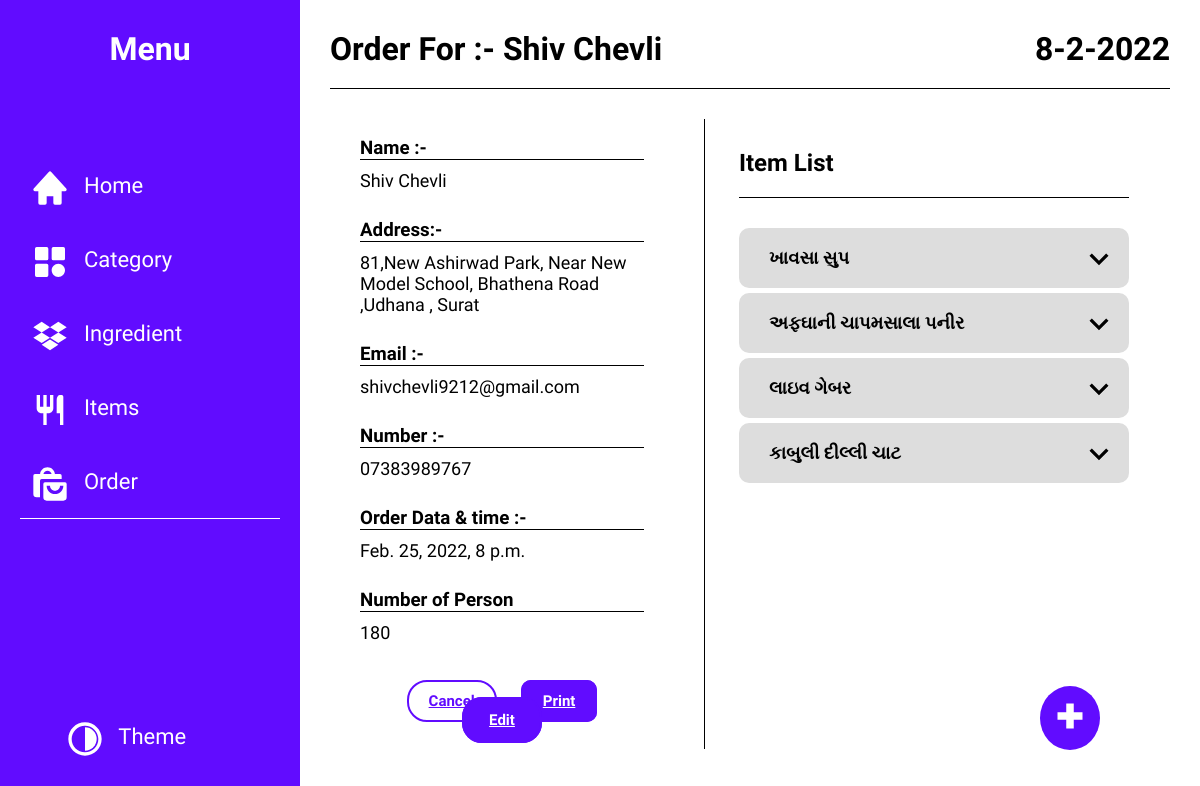
Page /orderInventory/OrderDetail/4/ on the committed database.
### orderInventory/models.py (models this page shows, shortened)
class OrderIndividual(models.Model):
    name = models.CharField(max_length=64,
                            null=True, blank=True,
                            verbose_name="Name of Function For Which this order is Placed")
    mobileNumber = models.CharField(max_length=15,validators=[checkMobileNumber])
    address = models.CharField(max_length=256,blank=True,null=True)
    numberOfPerson = models.IntegerField(blank=True,null=True)
    email = models.EmailField(blank=True,null=True)
    deliveryDate = models.DateTimeField(blank=True, null=True)
    createdAt = models.DateTimeField(default=datetime.now)
    modifyAt = models.DateTimeField(default=None, blank=True, null=True)
    deletedAt = models.DateTimeField(default=None, blank=True, null=True)
    def __str__(self):
        return f"{self.id} : {self.name}"

class ItemIndividual(models.Model):
    name = models.CharField(max_length=64)
    type = models.ForeignKey(
        Type,
        related_name="Item_Type",
        on_delete=models.SET(None),
        null=True,
        blank=True
    )
    createdAt = models.DateTimeField(default=datetime.now)
    modifyAt = models.DateTimeField(blank=True, null=True)

### orderInventory/views.py (the view)
# urls.py: path('OrderDetail/<int:OrderID>/', views.orderDetail, name="orderDetail"),
@cache_control(max_age=3600)
def orderDetail(request, OrderID):
    temp = getOrderDetail(OrderID)
    itemList = models.ItemIndividual.objects.all()
    print("Order Details")
    print(temp)
    return render(request, "order.html", {
        "putPlus": True,
        "ItemList": itemList,
        "active": "order",
        "data": temp,
        "queryItem": "order_one",
        "heading": "Order",
    })

### orderInventory/models.py (called while the page is built)
    def __str__(self):
        deleteStr = ""
        if self.deletedAt != None:
            deleteStr = "Deleted"
        return f"{self.id} : {self.orderId} : {self.orderItem.name} : {deleteStr}"

### orderInventory/templates/order.html (shortened to what this page needs)
{% extends 'template.html' %}
{% load static %}
{% block heading %}
    Order For :- <span id="orderFor">Shiv Chevli</span>
{% endblock %}
{% block Main %}
    <div id="detail-view">
        <section id="orderDetail-section1">
                <div class="order-detail">
                    <h3>Name :- </h3>
                    <p>{{ data.orderName }}</p>
                </div>
                <div class="order-detail">
                    <h3>Address:- </h3>
                    <p>{{ data.address }} </p>
                </div>
                <div class="order-detail">
                    <h3>Email :- </h3>
                    <p>{{ data.email }}</p>
                </div>
                <div class="order-detail">
                    <h3>Number :- </h3>
                    <p>{{ data.mobileNumber }}</p>
                </div>
                <div class="order-detail">
                    <h3>Order Data & time :- </h3>
                    <p>{{ data.deliverDate }}</p>
                </div>
                <div class="order-detail">
                    <h3>Number of Person</h3>
                    <p>{{ data.numberOfPerson }}</p>
                </div>
                <div class="section4">
                    <a href="{% url 'inventory:orderList' %}" class="button-remove button-style-1 cancel-btn"> Cancel</a>
                    <a href="{% url 'inventory:orderPrint' data.orderId %}" class="button-remove  button-style-1 button-style-2 ">
                        Print
                    </a>
                    <a href="{% url 'inventory:orderEdit' data.orderId  %}" id="editBtn" class="button-remove button-style-1">
                        Edit
                    </a>
                </div>
            </section>
        <section class="section2" id="section1">
                <h1>Item List</h1>
                <div class="item-list-box">
                    {% for dataItem in data.fields %}
                        <div class="item-box" data-itemid="{{ dataItem.id }}">
                        <h2 class="item-name">
                            <span class="item-name-text">
                                {{ dataItem.name }}
                            </span>
                            <span class="arrow">
                                <svg xmlns="http://www.w3.org/2000/svg" width="24" height="24" viewBox="0 0 24 24">
                                    <path d="M16.293 9.293 12 13.586 7.707 9.293l-1.414 1.414L12 16.414l5.707-5.707z">
                                    </path>
                                </svg>
                            </span>
                        </h2>
                    </div>
                    {% endfor %}
                </div>
            </section>
    </div>
{% endblock %}

### orderInventory/static/css/style.css (style rules this page uses)
* { margin: 0; padding: 0; box-sizing: border-box; font-family: 'Readex Pro', sans-serif; scrollbar-width: thin; }
:root { --text-color : #fff; --bg-color-main : #610CFF; --item : #dddddd; --text-alter : #000; --bg-color-alter : #fff; --danger_color : #aa0a0a; }
svg { padding: 0; width: 40px; height: 40px; fill: var(--text-color); }
.button-remove { border: none; outline: none; color: var(--text-color); background: transparent; cursor: pointer; padding: 15px; }
main h1,h3 { margin: 30px; padding-bottom: 20px; border-bottom: 1px solid var(--text-alter); color: var(--text-alter); }
main section { vertical-align: top; padding: 0 30px; display: inline-block; overflow-y: auto; border-right: 1px solid var(--text-alter); width: 45%; max-width: 45vw; min-height: 550px; max-height: 620px; }
main .section2 { width: 50%; max-width: 100%; border-right: none ; }
.button-style-1 { overflow: hidden; max-width: 100px; font-size: 15px; font-weight: 600; border-radius: 20px; margin: 0px 20px; padding: 10px 20px; background-color: var(--bg-color-main); border: 2px solid var(--bg-color-main); }
.button-style-2 { border-radius: 10px; margin: 30px; }
.cancel-btn { color: var(--bg-color-main); background-color: var(--text-color); border: 2px solid var(--bg-color-main); }
.item-box { position: relative; background-color: #eee; padding: 20px 0px; margin: 5px 0; font-size: 20px !important; height: 60px; overflow: hidden; border-radius: 10px; cursor: pointer; background: var(--item); color: var(--text-alter); }
.item-name { margin: 0; display: grid; grid-template-columns: repeat(12,1fr); vertical-align: middle; font-size: 18px ; vertical-align: center; line-height: 20px; }
.item-name .item-name-text { grid-column: 1/11; padding: 0 30px; }
.item-name span:nth-child(2) { text-align: right; padding-right: 10px ; margin-top: -10px; grid-column: 11/13; }
.item-name span svg { fill: var(--text-alter); }
.order-detail { margin: 8px 0; }
.order-detail p { font-size: 18px; padding: 10px 30px; color: var(--text-alter); }
.section4 { padding: 20px; text-align: center; }
.section4 .button-style-1 { margin: 10px !important; }
.section4 #editBtn { padding: 12px 25px; }
#orderDetail-section1 { max-height: 700px; }
#orderDetail-section1 h3 { margin: 0px 30px 0px; padding-bottom: 0px !important; }
section h1 { margin: 30px 0 !important; }

### orderInventory/templates/order.html (style rules this page uses)
section { max-height: 80vh !important; }
.order-detail { margin: 18px 0 !important; }

### rows in the picture
OrderIndividual: orderName "Shiv Chevli", address "81,New Ashirwad Park, Near New Model School, Bhathena Road ,Udhana , Surat", email "shivchevli9212@gmail.com", mobileNumber "07383989767", deliverDate "Feb. 25, 2022, 8 p.m."
ItemIndividual: name "ખાવસા સુપ"
ItemIndividual: name "અફઘાની ચાપમસાલા પનીર"
ItemIndividual: name "લાઇવ ગેબર"
ItemIndividual: name "કાબુલી દીલ્લી ચાટ"

### other values in the picture
{{ data.numberOfPerson }} "180"
